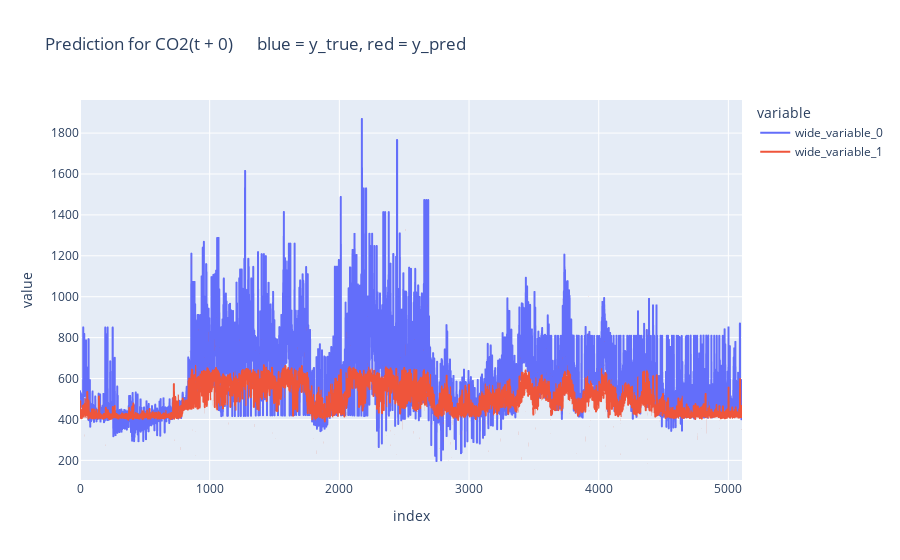
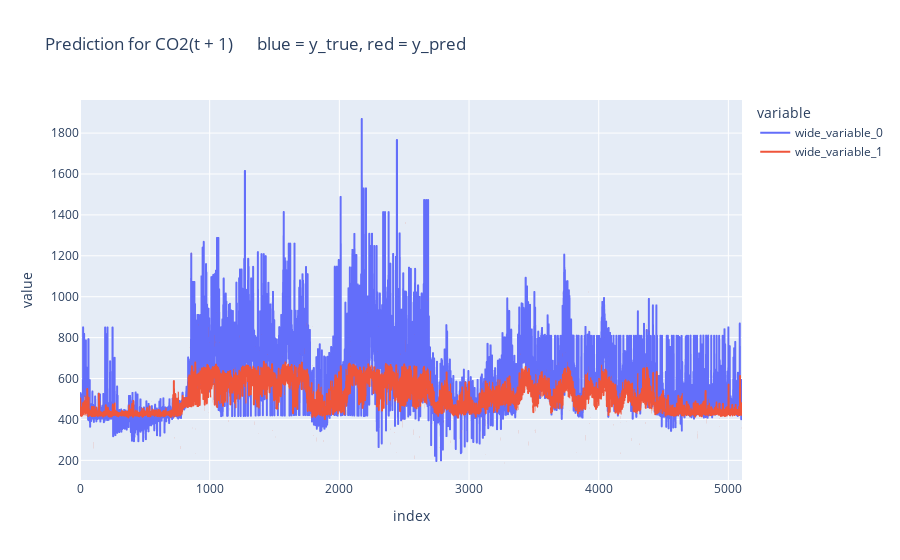

The notebook cell these images were saved under, in order:
### Code cell
pred = my_model.model.predict(train_X)

for col in range(0, train_y.shape[1]):
    print(f"t +", col)
    ev.evaluate(y_true = train_y[:, col], y_pred = pred[:, col])

    pred_df = pd.DataFrame(pred[:, col], columns = [f"pred_CO2(t + {col})"])
    pred_df[f"CO2(t + {col})"] = train_y[:, col]

    px.line(y = [train_y[:, col], pred[:, col]], title = f"Prediction for CO2(t + {col})      blue = y_true, red = y_pred").show()

### Figure 1 — Plotly figure (JSON) as saved in the notebook; plotly's stock layout.template omitted (floating-point values rounded to 4 significant figures; data arrays with more than 128 entries replaced by an {"elided": "..."} marker saying what was removed)
{"data": [{"hovertemplate": "variable=wide_variable_0<br>index=%{x}<br>value=%{y}<extra></extra>", "legendgroup": "wide_variable_0", "line": {"color": "#636efa", "dash": "solid"}, "marker": {"symbol": "circle"}, "mode": "lines", "name": "wide_variable_0", "showlegend": true, "type": "scattergl", "x": {"elided": "5106 int values"}, "xaxis": "x", "y": {"elided": "5106 float values"}, "yaxis": "y"}, {"hovertemplate": "variable=wide_variable_1<br>index=%{x}<br>value=%{y}<extra></extra>", "legendgroup": "wide_variable_1", "line": {"color": "#EF553B", "dash": "solid"}, "marker": {"symbol": "circle"}, "mode": "lines", "name": "wide_variable_1", "showlegend": true, "type": "scattergl", "x": {"elided": "5106 int values"}, "xaxis": "x", "y": {"elided": "5106 float values"}, "yaxis": "y"}], "layout": {"legend": {"title": {"text": "variable"}, "tracegroupgap": 0}, "title": {"text": "Prediction for CO2(t + 0)      blue = y_true, red = y_pred"}, "xaxis": {"anchor": "y", "domain": [0, 1], "title": {"text": "index"}}, "yaxis": {"anchor": "x", "domain": [0, 1], "title": {"text": "value"}}}}

### Figure 2 — Plotly figure (JSON) as saved in the notebook; plotly's stock layout.template omitted (floating-point values rounded to 4 significant figures; data arrays with more than 128 entries replaced by an {"elided": "..."} marker saying what was removed)
{"data": [{"hovertemplate": "variable=wide_variable_0<br>index=%{x}<br>value=%{y}<extra></extra>", "legendgroup": "wide_variable_0", "line": {"color": "#636efa", "dash": "solid"}, "marker": {"symbol": "circle"}, "mode": "lines", "name": "wide_variable_0", "showlegend": true, "type": "scattergl", "x": {"elided": "5106 int values"}, "xaxis": "x", "y": {"elided": "5106 float values"}, "yaxis": "y"}, {"hovertemplate": "variable=wide_variable_1<br>index=%{x}<br>value=%{y}<extra></extra>", "legendgroup": "wide_variable_1", "line": {"color": "#EF553B", "dash": "solid"}, "marker": {"symbol": "circle"}, "mode": "lines", "name": "wide_variable_1", "showlegend": true, "type": "scattergl", "x": {"elided": "5106 int values"}, "xaxis": "x", "y": {"elided": "5106 float values"}, "yaxis": "y"}], "layout": {"legend": {"title": {"text": "variable"}, "tracegroupgap": 0}, "title": {"text": "Prediction for CO2(t + 1)      blue = y_true, red = y_pred"}, "xaxis": {"anchor": "y", "domain": [0, 1], "title": {"text": "index"}}, "yaxis": {"anchor": "x", "domain": [0, 1], "title": {"text": "value"}}}}
